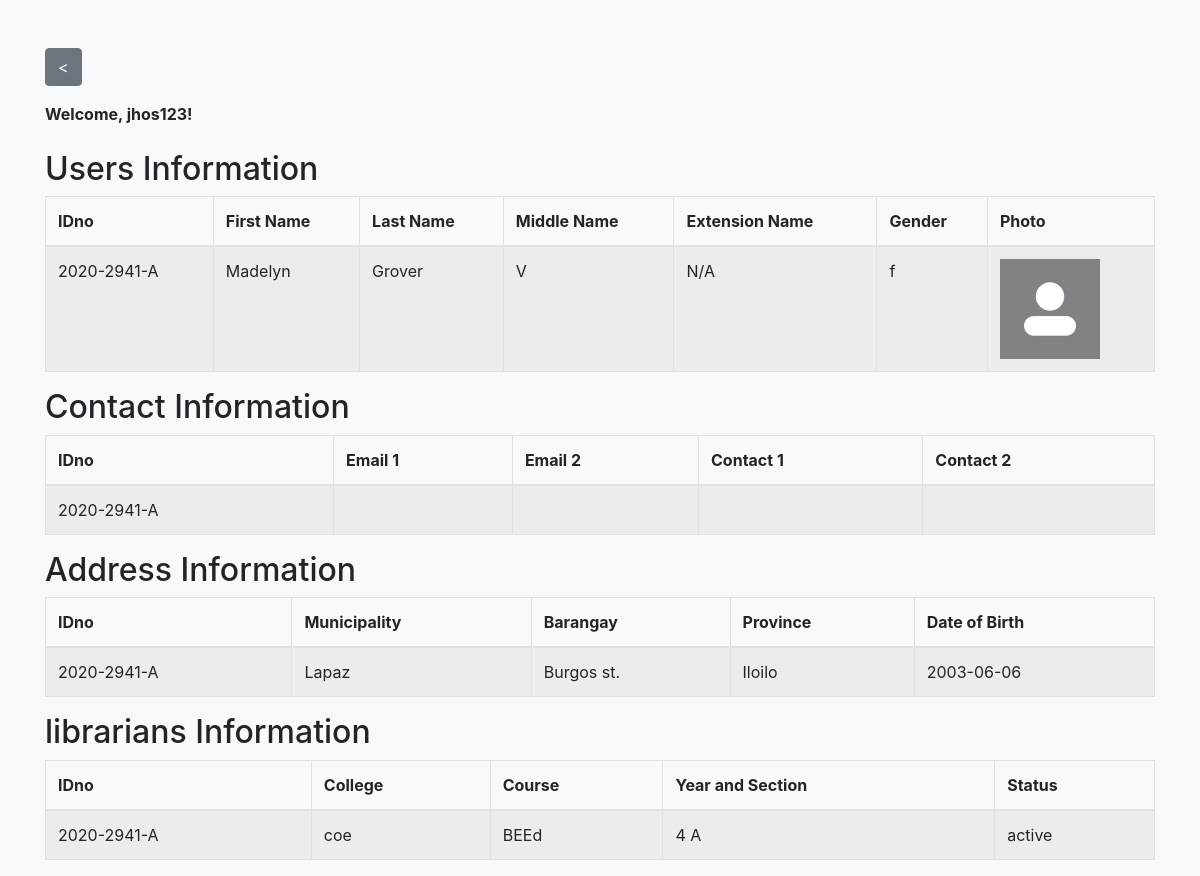
The app's page /dashboard/librarian/include/user_details.php?id=2020-2941-A (signed in) with its own data.
### tables this page shows
CREATE TABLE `users_info` (
  `IDno` varchar(11) NOT NULL,
  `Fname` varchar(50) DEFAULT NULL,
  `Sname` varchar(50) DEFAULT NULL,
  `Mname` varchar(50) DEFAULT NULL,
  `Ename` varchar(50) DEFAULT NULL,
  `gender` varchar(10) DEFAULT NULL,
  `photo` varchar(255) DEFAULT NULL
);

CREATE TABLE `contact` (
  `IDno` varchar(11) NOT NULL,
  `email1` varchar(100) DEFAULT NULL,
  `email2` varchar(100) DEFAULT NULL,
  `con1` varchar(20) DEFAULT NULL,
  `con2` varchar(20) DEFAULT NULL
);

CREATE TABLE `address` (
  `IDno` varchar(11) NOT NULL,
  `municipality` varchar(100) DEFAULT NULL,
  `barangay` varchar(100) DEFAULT NULL,
  `province` varchar(100) DEFAULT NULL,
  `DOB` date DEFAULT NULL
);

CREATE TABLE `user_details` (
  `IDno` varchar(11) NOT NULL,
  `college` varchar(100) DEFAULT NULL,
  `course` varchar(100) DEFAULT NULL,
  `yrLVL` varchar(50) DEFAULT NULL,
  `A_LVL` varchar(11) DEFAULT NULL,
  `status` enum('active','inactive','restricted') DEFAULT NULL
);

### dashboard/librarian/include/user_details.php (the view, shortened to what this page needs)
<?php
include '../../config.php';
if (isset($_GET['id'])) {
    $id = $_GET['id'];
    $usersInfoResult = mysqli_query($conn, "SELECT * FROM users_info WHERE IDno = '$id'");
    $contactResult = mysqli_query($conn, "SELECT * FROM contact WHERE IDno = '$id'");
    $addressResult = mysqli_query($conn, "SELECT * FROM address WHERE IDno = '$id'");
    $librariansInfoResult = mysqli_query($conn, "SELECT * FROM user_details WHERE IDno = '$id'");
    $userInfo = mysqli_fetch_assoc($usersInfoResult);
}
?>
<!DOCTYPE html>
<html lang="en">
<head>
    <link rel="stylesheet" href="https://stackpath.bootstrapcdn.com/bootstrap/4.5.2/css/bootstrap.min.css">
</head>
<body class="bg-light">
    <div class="container mt-5">
        <a href="../BrowseUser.php" class="btn btn-secondary mb-3"><</a>
        <p><strong>Welcome, <?php echo htmlspecialchars($_SESSION['librarian']['username']); ?>!</strong></p>
        <h2 class="mt-4">Users Information</h2>
        <table class="table table-bordered table-striped">
            <thead>
                <tr>
                    <th>IDno</th>
                    <th>First Name</th>
                    <th>Last Name</th>
                    <th>Middle Name</th>
                    <th>Extension Name</th>
                    <th>Gender</th>
                    <th>Photo</th>
                </tr>
            </thead>
            <tbody>
                <tr>
                    <td><?php echo htmlspecialchars($userInfo['IDno']); ?></td>
                    <td><?php echo htmlspecialchars($userInfo['Fname']); ?></td>
                    <td><?php echo htmlspecialchars($userInfo['Sname']); ?></td>
                    <td><?php echo htmlspecialchars($userInfo['Mname']); ?></td>
                    <td><?php echo htmlspecialchars($userInfo['Ename']); ?></td>
                    <td><?php echo htmlspecialchars($userInfo['gender']); ?></td>
                    <td>
                    <?php if (!empty($userInfo['photo'])): ?>
                        <img src="../../../pic/User/<?php echo htmlspecialchars($userInfo['photo']); ?>"
                             alt="User Photo"
                             style="height: 100px; object-fit: cover;">
                    <?php else: ?>
                        <span>No Photo</span>
                    <?php endif; ?>
                    </td>
                </tr>
            </tbody>
        </table>
        <h2>Contact Information</h2>
        <table class="table table-bordered table-striped">
            <thead>
                <tr>
                    <th>IDno</th>
                    <th>Email 1</th>
                    <th>Email 2</th>
                    <th>Contact 1</th>
                    <th>Contact 2</th>
                </tr>
            </thead>
            <tbody>
                <?php while ($row = mysqli_fetch_assoc($contactResult)): ?>
                    <tr>
                        <td><?php echo htmlspecialchars($row['IDno']); ?></td>
                        <td><?php echo htmlspecialchars($row['email']); ?></td>
                        <td><?php echo htmlspecialchars($row['email2']); ?></td>
                        <td><?php echo htmlspecialchars($row['contact']); ?></td>
                        <td><?php echo htmlspecialchars($row['con2']); ?></td>
                    </tr>
                <?php endwhile; ?>
            </tbody>
        </table>
        <h2>Address Information</h2>
        <table class="table table-bordered table-striped">
            <thead>
                <tr>
                    <th>IDno</th>
                    <th>Municipality</th>
                    <th>Barangay</th>
                    <th>Province</th>
                    <th>Date of Birth</th>
                </tr>
            </thead>
            <tbody>
                <?php while ($row = mysqli_fetch_assoc($addressResult)): ?>
                    <tr>
                        <td><?php echo htmlspecialchars($row['IDno']); ?></td>
                        <td><?php echo htmlspecialchars($row['municipality']); ?></td>
                        <td><?php echo htmlspecialchars($row['barangay']); ?></td>
                        <td><?php echo htmlspecialchars($row['province']); ?></td>
                        <td><?php echo htmlspecialchars($row['DOB']); ?></td>
                    </tr>
                <?php endwhile; ?>
            </tbody>
        </table>
        <h2>librarians Information</h2>
        <table class="table table-bordered table-striped">
            <thead>
                <tr>
                    <th>IDno</th>
                    <th>College</th>
                    <th>Course</th>
                    <th>Year and Section</th>
                    <th>Status</th>
                </tr>
            </thead>
            <tbody>
                <?php while ($row = mysqli_fetch_assoc($librariansInfoResult)): ?>
                    <tr>
                        <td><?php echo htmlspecialchars($row['IDno']); ?></td>
                        <td><?php echo htmlspecialchars($row['college']); ?></td>
                        <td><?php echo htmlspecialchars($row['course']); ?></td>
                        <td><?php echo htmlspecialchars($row['yrLVL']); ?></td>
                        <td><?php echo htmlspecialchars($row['status']); ?></td>
                    </tr>
                <?php endwhile; ?>
            </tbody>
        </table>
    </div>
</body>
</html>

### records on screen
users_info: IDno "2020-2941-A", Fname "Madelyn", Sname "Grover", Mname "V", Ename "N/A", gender "f", photo (placeholder picture)
contact: IDno "2020-2941-A"
address: IDno "2020-2941-A", municipality "Lapaz", barangay "Burgos st.", province "Iloilo", DOB "2003-06-06"
user_details: IDno "2020-2941-A", college "coe", course "BEEd", yrLVL "4 A", status "active"

### other values on screen
$_SESSION['librarian']['username'] "jhos123"
